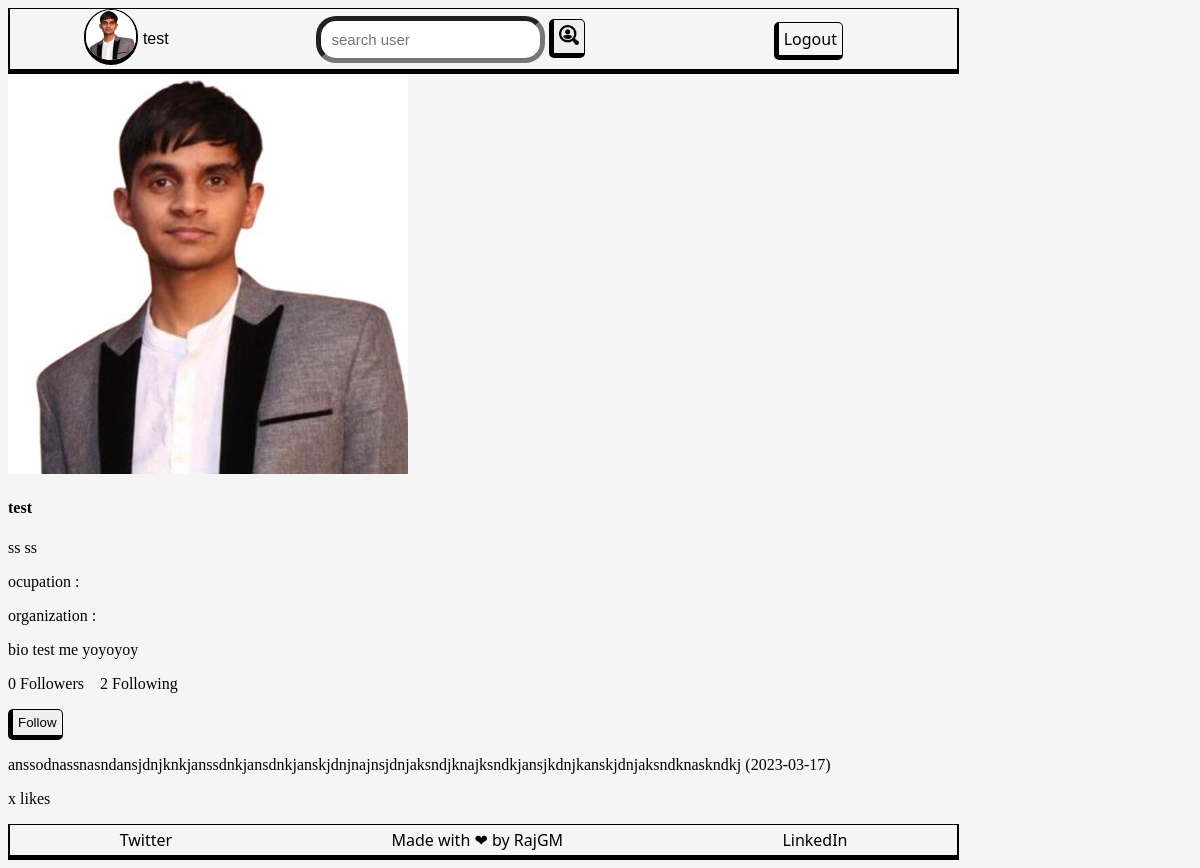
Screenshot of /test/ (signed in) with the database file from the repository.
### socialmedia/models.py (models this page shows, shortened)
class AppUser(models.Model):
    user = models.OneToOneField(User, on_delete=models.CASCADE, related_name="profile")
    profileImage = models.ImageField(upload_to='dp', null=True, blank=True)
    dateOfBirth = models.DateField(null=True, blank=True)
    bio = models.CharField(max_length=400, null=True, blank=True)

class Post(models.Model):
    postId = models.AutoField(primary_key=True)
    user = models.ForeignKey(User, on_delete=models.DO_NOTHING, related_name='posts')
    postDate = models.DateField(null=True)
    text = models.CharField(max_length=500)
    likes = models.IntegerField(null=True)
    media = models.ImageField(upload_to='dp')

### socialmedia/views.py (the view, shortened to what this page needs)
# urls.py: path('<str:username>/', views.UserHome.as_view(), name='user-home'),
class UserHome(APIView):
    renderer_classes = [TemplateHTMLRenderer]
    template_name = "user.html"
    def get(self, request, username):#get user's information
        if Follower.objects.filter(user=username, follower=request.user):
            following=True
        else:
            following=False
        queryset = User.objects.get(username=username)
        user = UserSerializer(queryset)
        if queryset.profile.profileImage:
            img_url = user.data['profile']['profileImage']
        else:
            img_url = None
        follower_count = Follower.objects.filter(user=username).count()
        following_count = Follower.objects.filter(follower=username).count()
        return Response({"subuser":queryset, "user_profile": user.data['profile'], "img_url": img_url, "posts":user.data['posts'], "following":following, "follower_count":follower_count, "following_count":following_count})

### socialmedia/templates/user.html (shortened to what this page needs)
{% include "./header.html" %}
<body>
  {% include "./nav.html" %}
  <div class="grid-containor">
    <div class="grid-x grid-margin-x">
      <div class="large-8 cell">
        <div class="user-home-profile" id="user-home-profile-img">
          {% if img_url %}
            <img class="thumbnail" id="user-home-profile-thumbnail" src="{{ img_url }}" alt="user profile image">
          {% else %}
            <img class="thumbnail" id="user-home-profile-thumbnail" src="/static/media/blank.png" alt="user profile image">
          {% endif %}
        </div>
        <div class="user-home-profile" id="user-home-profile-info">
          <h4 >{{ subuser }}</h4>
          <p> {{ subuser.first_name}} {{ subuser.last_name}}</p>
          <p>ocupation : {{ user_profile.ocupation }}</p>
          <p>organization : {{ user_profile.organization }}</p>
          <p>{{ user_profile.bio }}</p>
          <p>{{ follower_count }} Followers &nbsp;&nbsp;&nbsp;{{ following_count }} Following</p>
          {% if following %}
            <form class="follow" action="/{{ subuser }}/" method="POST">
              {% csrf_token %}
              <input type="hidden" name="user" value="{{ subuser }}">
              <input type="hidden" name="follower" value="{{ user }}">
              <button type="submit" name="button" class="hollow button success">Following <i class="fi-check"></i></button>
            </form>
          {% else %}
            <form class="follow" action="/{{ subuser }}/" method="POST">
              <button type="submit" name="button" class="hollow button primary">Follow </button>
            </form>
          {% endif %}
        </div>
      </div>
    </div>
  </div>
  <div class="grid-containor">
    <div class="grid-x grid-margin-x">
      <div class="large-5 cell">
        {% for post in posts reversed %}
        <div class="card">
          <div class="card-section">
            <p>{{ post.text }} ({{ post.postDate }})</p>
            <p> x likes</p>
          </div>
        </div>
        {% endfor %}
      </div>
    </div>
  </div>
  {% include "./footer.html" %}
</body>

### socialmedia/templates/nav.html (shortened to what this page needs)
<div class="navBar boderDiv">
  {% if user.is_authenticated %}
  <div >
    {% if user_profile.profileImage %}
    <div class="row">
      <div>
        <a href="/user_home">
          <img src="{{ img_url }}" class="dp" />
        </a>
      </div>
      <div>{{ user.username }}</div>
    </div>
    {% else %}
    <div>
      <a href="/user_home">Profile</a>
    </div>
    {% endif %}
  </div>
  {% else %}
  <div>
    <a href="/login">Login</a>
  </div>
  {% endif %}
  <div>
    <form class="search-bar" method="POST" action="{% url 'search-user'%}">
      <input type="search" placeholder="search user" name="q" class="searchBar" />
      <button type="submit" id="search-button" class="button">
        <img src="/static/assets/search.png" class="iconImg" />
      </button>
    </form>
  </div>
  <div class="navRightDiv">
    {% if user.is_authenticated %}
    <div>
      <a href="../logout" class="button"> Logout </a>
    </div>
    {% else %}
    <div>
      <a href="/signup">Sign up</a>
    </div>
    {% endif %}
  </div>
</div>

### socialmedia/static/css/index.css (style rules this page uses)
body { background-color: whitesmoke; }
.navBar { width: 80%; height: 60px; display: flex; flex-direction: row; justify-content: space-around; align-items: center; }
.iconImg { height: 20px; width: 20px; }
.dp { height: 50px; width: 50px; border-radius: 50px; border-top: 1px solid black; border-left: 2px solid black; border-right: 2px solid black; border-bottom: 5px solid black; }
.navRightDiv { display: flex; flex-direction: row; justify-content: space-around; align-items: center; width: 150px; }
.button { padding:5px; border-radius: 5px; text-decoration: none; border: 1px solid black; border-left: 5px solid black; border-bottom: 5px solid black; }
.searchBar { border-width: 5px; border-radius: 20px; }
.boderDiv { border-top: 1px solid black; border-left: 2px solid black; border-right: 2px solid black; border-bottom: 5px solid black; }
a { text-decoration: none; color: black; font-family: 'Segoe UI', Tahoma, Geneva, Verdana, sans-serif; }
.row { display: flex; flex-direction: row; justify-content: space-around; align-items: center; gap: 5px; font-family: 'Lucida Sans', 'Lucida Sans Regular', 'Lucida Grande', 'Lucida Sans Unicode', Geneva, Verdana, sans-serif; }
input { padding: 10px; border-radius: 10px; font-size: 15px; }

### rows the page displays
AppUser: bio "bio test me yoyoyoy"
Post: text "anssodnassnasndansjdnjknkjanssdnkjansdnkjanskjdnjnajnsjdnjaksndjknajksndkjansjkdnjkanskjdnjaksndknaskndkj"

### other values shown
{{ user.username }} "test"
{{ subuser }} "test"
{{ subuser.first_name }} "ss"
{{ subuser.last_name }} "ss"
{{ follower_count }} "0"
{{ following_count }} "2"
{{ post.postDate }} "2023-03-17"
